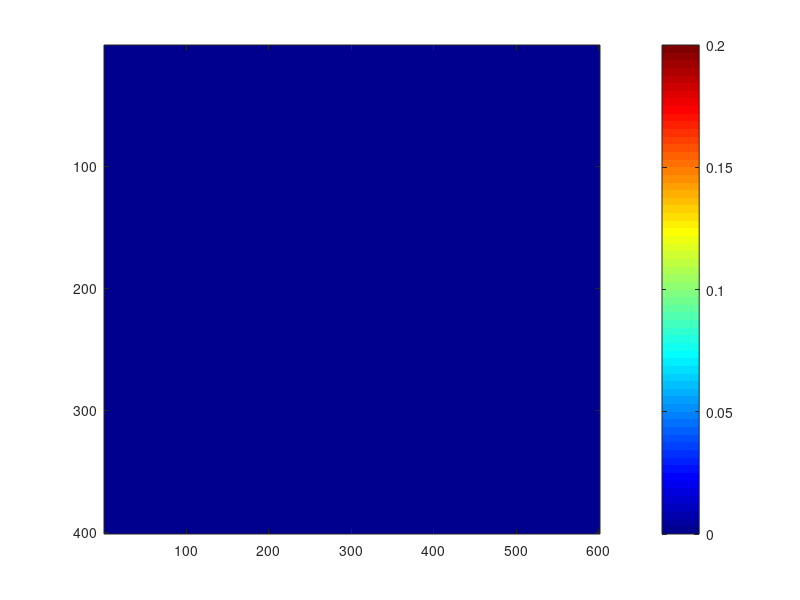

Source code (MATLAB): (Note: this script raises an error after producing the figure.)
% Creates an animation of wave propagation using a simple cellular
% automaton (CA). 
% The algorithm is described in: 
% Komatsuzaki T., Iwata Y., Morishita S. (2012) Modelling of Incident Sound
% Wave Propagation around Sound Barriers Using Cellular Automata.In: 
% Sirakoulis G.C., Bandini S. (eds) Cellular Automata. ACRI 2012. Lecture
% Notes in Computer Science, vol 7495. Springer, Berlin, Heidelberg. 
% https://doi.org/10.1007/978-3-642-33350-7_40
clear all;

%% Parameters and initialisation
damping = 0.001;
ca      = 1/sqrt(2);
omega   = 3/(2*pi);
dt      = 0.3;

Max_Steps = 1000;
freq_plot = 10;

% Number of cells in the extended lattice
Width = 10; Height = 8; % in meters
Scale = 100; % i.e. Scale #cells = 1m
Extra_cells = 2*Scale; % Number of extra cells to simulate inifnite size domain

Rows = Scale*Height; 
Cols = Scale*Width;

% Size of the analysed part of the lattice
Row_0 = Extra_cells; Row_1 = Rows-Extra_cells;  
Col_0 = Extra_cells; Col_1 = Cols-Extra_cells;

Pressure = zeros(Rows,Cols);
Velocity = zeros(Rows, Cols, 4);
[Source_x, Source_y] = deal(Row_0, Col_0);

im = imagesc(Pressure(Row_0:Row_1, Col_0:Col_1));
colorbar
caxis([0,0.2])
colormap('jet')
drawnow
hold on


%% Position of accoustic walls
% Main branch
Wall_x = Source_x + 100; Wall_y = Source_y + 100;
Wall_length = 2*Scale;
Wall = ones(Rows,Cols);
Wall(Wall_y:Wall_y+Wall_length, Wall_x) = 0.0;

Branch_length = floor(Wall_length/2);
for i=1:Branch_length
    Wall(Wall_y-i, Wall_x+i) = 0.0;
    Wall(Wall_y-i, Wall_x-i) = 0.0;
end

SubBranch_length = floor(Branch_length/4);

Start_SubBranch1_x = Wall_x-2*floor(Branch_length/3);
Start_SubBranch1_y = Wall_y-2*floor(Branch_length/3);

Start_SubBranch2_x = Wall_x+2*floor(Branch_length/3);
Start_SubBranch2_y = Wall_y-2*floor(Branch_length/3);

for i=1:SubBranch_length
    Wall(Start_SubBranch1_y-i, Start_SubBranch1_x+i) = 0.0; 
    Wall(Start_SubBranch2_y-i, Start_SubBranch2_x-i) = 0.0; 
end


% End points of wall segments (for plotting)
Segment_x = [];
Segment_y = [];

Segment_x = [Segment_x Wall_x Wall_x];
Segment_y = [Segment_y Wall_y Wall_y+Wall_length];

Segment_x = [Segment_x Wall_x Wall_x+Branch_length];
Segment_y = [Segment_y Wall_y Wall_y-Branch_length];

Segment_x = [Segment_x Wall_x Wall_x-Branch_length];
Segment_y = [Segment_y Wall_y Wall_y-Branch_length];

Segment_x = [Segment_x Start_SubBranch1_x Start_SubBranch1_x+SubBranch_length];
Segment_y = [Segment_y Start_SubBranch1_y Start_SubBranch1_y-SubBranch_length];

Segment_x = [Segment_x Start_SubBranch2_x Start_SubBranch2_x-SubBranch_length];
Segment_y = [Segment_y Start_SubBranch2_y Start_SubBranch2_y-SubBranch_length];

Segment_x = Segment_x-Extra_cells; Segment_y = Segment_y-Extra_cells;

%% Simulation
for k=1:Max_Steps

    Pressure(Source_x, Source_y) = sin(omega*k*dt);
    
    % Update outflow velocities
    % Upward flow
    Velocity(:, 1:Cols-1, 1) = Velocity(:, 1:Cols-1, 1) ...
        + Pressure(:,1:Cols-1) - Pressure(:,2:Cols);
    Velocity(:, Cols, 1) = Pressure(:, Cols);
    
    % Downward flow
    Velocity(:, 2:Cols, 2)  = Velocity(:, 2:Cols, 2)  ...
        + Pressure(:,2:Cols) - Pressure(:,1:Cols-1);
    Velocity(:, 1, 2) = Pressure(:, 1);
    
    % Leftward flow
    Velocity(2:Rows, :, 3)  = Velocity(2:Rows, :, 3)  ...
        + Pressure(2:Rows, :) - Pressure(1:Rows-1,:);
    Velocity(1, :, 3) = Pressure(1, :);
    
    
    % Rightward flow
    Velocity(1:Rows-1, :, 4) = Velocity(1:Rows-1, :, 4) ...
        + Pressure(1:Rows-1, :) - Pressure(2:Rows, :);
    Velocity(Rows, :, 4) = Pressure(Rows, :);
    
    for i = 1:4
        Velocity(:,:,i) = Velocity(:,:,i).*Wall;
    end
    
    % Linear energy dissipation
    Velocity = (1-damping).*Velocity;
    
    % Update Pressure according to directional velocities.
     Pressure = Pressure - ca^2*sum(Velocity,3);
    
    % Update plot
    if rem(k, freq_plot)==0
        im.CData = Pressure(Row_0:Row_1, Col_0:Col_1);
        line(Segment_x(1:6), Segment_y(1:6), 'Color', 'k', 'LineWidth', 1.5);
        line(Segment_x(7:8), Segment_y(7:8), 'Color', 'k', 'LineWidth', 1.5);
        line(Segment_x(9:10), Segment_y(9:10), 'Color', 'k', 'LineWidth', 1.5);
        drawnow
    end
end
